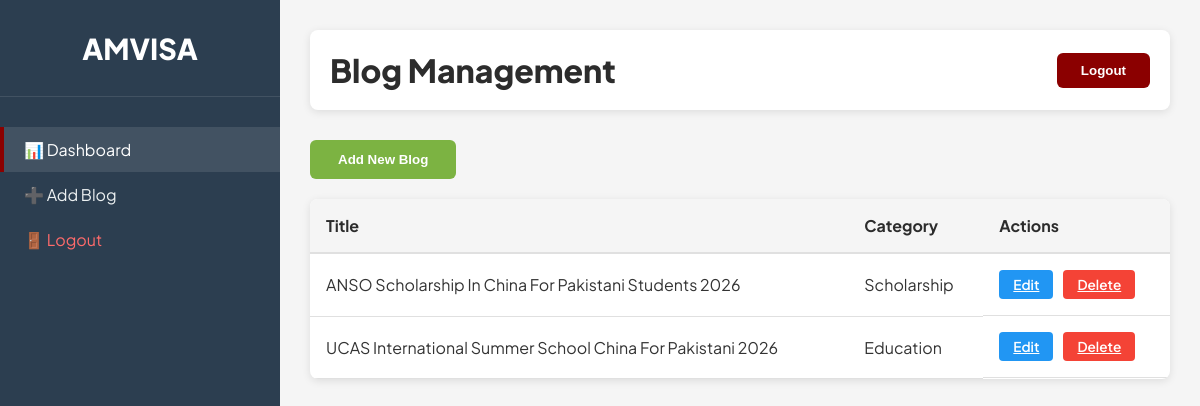
Page /admin/dashboard.php (signed in) on the committed database.
### tables this page shows
CREATE TABLE IF NOT EXISTS blogs (
    id INT PRIMARY KEY AUTO_INCREMENT,
    title VARCHAR(255) NOT NULL,
    slug VARCHAR(255) UNIQUE NOT NULL,
    category VARCHAR(100),
    image_url VARCHAR(500),
    short_description TEXT,
    content LONGTEXT,
    author_id INT,
    created_at TIMESTAMP DEFAULT CURRENT_TIMESTAMP,
    updated_at TIMESTAMP DEFAULT CURRENT_TIMESTAMP ON UPDATE CURRENT_TIMESTAMP,
    FOREIGN KEY (author_id) REFERENCES users(id)
);

### admin/dashboard.php (the view, shortened to what this page needs)
<?php
$servername = "localhost";
$username = "root";
$password = "";
$dbname = "visa_consultants";
$conn = new mysqli($servername, $username, $password, $dbname);
$sql = "SELECT * FROM blogs ORDER BY created_at DESC";
$result = $conn->query($sql);
$blogs = [];
if ($result->num_rows > 0) {
    while ($row = $result->fetch_assoc()) {
        $blogs[] = $row;
    }
}
?>
<!DOCTYPE html>
<html lang="en">
<head>
</head>
<body>
    <div class="dashboard-container">
        <aside class="sidebar">
            <div class="sidebar-logo">AMVISA</div>
            <nav class="sidebar-nav">
                <a href="dashboard.php" class="active">📊 Dashboard</a>
                <a href="add-blog.php">➕ Add Blog</a>
                <a href="logout.php" style="color: #ff6b6b;">🚪 Logout</a>
            </nav>
        </aside>
        <main class="main-content">
            <div class="dashboard-header">
                <h1 class="dashboard-title">Blog Management</h1>
                <button class="logout-btn" onclick="window.location.href='logout.php';">Logout</button>
            </div>
            <button class="add-blog-btn" onclick="window.location.href='add-blog.php'">Add New Blog</button>
            <div class="blogs-table">
                <table>
                    <thead>
                        <tr>
                            <th>Title</th>
                            <th>Category</th>
                            <th>Actions</th>
                        </tr>
                    </thead>
                    <tbody>
                        <?php foreach ($blogs as $blog): ?>
                            <tr>
                                <td><?php echo htmlspecialchars($blog['title']); ?></td>
                                <td><?php echo htmlspecialchars($blog['category']); ?></td>
                                <td class="action-btns">
                                    <a href="add-blog.php?id=<?php echo $blog['id']; ?>" class="edit-btn">Edit</a>
                                    <a href="delete-blog.php?id=<?php echo $blog['id']; ?>" class="delete-btn" onclick="return confirm('Are you sure you want to delete this blog?');">Delete</a>
                                </td>
                            </tr>
                        <?php endforeach; ?>
                    </tbody>
                </table>
            </div>
        </main>
    </div>
</body>
</html>

### admin/dashboard.php (style rules this page uses)
* { margin: 0; padding: 0; box-sizing: border-box; }
body { font-family: 'Plus Jakarta Sans', sans-serif; background: #f5f5f5; color: #333; }
.dashboard-container { display: flex; min-height: 100vh; }
.sidebar { width: 280px; background: #2c3e50; padding: 30px 0; position: fixed; height: 100vh; overflow-y: auto; color: #fff; }
.sidebar-logo { text-align: center; padding: 0 20px 30px; border-bottom: 1px solid rgba(255, 255, 255, 0.1); margin-bottom: 30px; font-size: 1.8rem; font-weight: 800; color: #fff; }
.sidebar-nav a { display: block; padding: 12px 20px; color: #ecf0f1; text-decoration: none; transition: all 0.3s ease; border-left: 4px solid transparent; }
.sidebar-nav a:hover, .sidebar-nav a.active { background: rgba(255, 255, 255, 0.1); border-left-color: #8B0000; color: #fff; }
.main-content { flex: 1; margin-left: 280px; padding: 30px; }
.dashboard-header { display: flex; justify-content: space-between; align-items: center; margin-bottom: 30px; background: #fff; padding: 20px; border-radius: 8px; box-shadow: 0 2px 8px rgba(0, 0, 0, 0.1); }
.dashboard-title { font-size: 2rem; font-weight: 800; color: #2c2c2c; }
.logout-btn { background: #8B0000; color: #fff; border: none; padding: 10px 24px; border-radius: 6px; cursor: pointer; font-weight: 700; transition: background 0.3s ease; }
.add-blog-btn { background: #7cb342; color: #fff; border: none; padding: 12px 28px; border-radius: 6px; cursor: pointer; font-weight: 700; margin-bottom: 20px; transition: background 0.3s ease; }
.blogs-table { background: #fff; border-radius: 8px; box-shadow: 0 2px 8px rgba(0, 0, 0, 0.1); overflow: hidden; }
.blogs-table table { width: 100%; border-collapse: collapse; }
.blogs-table thead { background: #f5f5f5; border-bottom: 2px solid #e0e0e0; }
.blogs-table th { padding: 16px; text-align: left; font-weight: 700; color: #2c2c2c; }
.blogs-table td { padding: 16px; border-bottom: 1px solid #e0e0e0; }
.action-btns { display: flex; gap: 10px; }
.edit-btn, .delete-btn { padding: 6px 14px; border: none; border-radius: 4px; cursor: pointer; font-weight: 600; font-size: 0.85rem; transition: all 0.3s ease; }
.edit-btn { background: #2196F3; color: #fff; }
.delete-btn { background: #f44336; color: #fff; }

### rows in the picture
blogs: title "ANSO Scholarship In China For Pakistani Students 2026", category "Scholarship"
blogs: title "UCAS International Summer School China For Pakistani 2026", category "Education"
